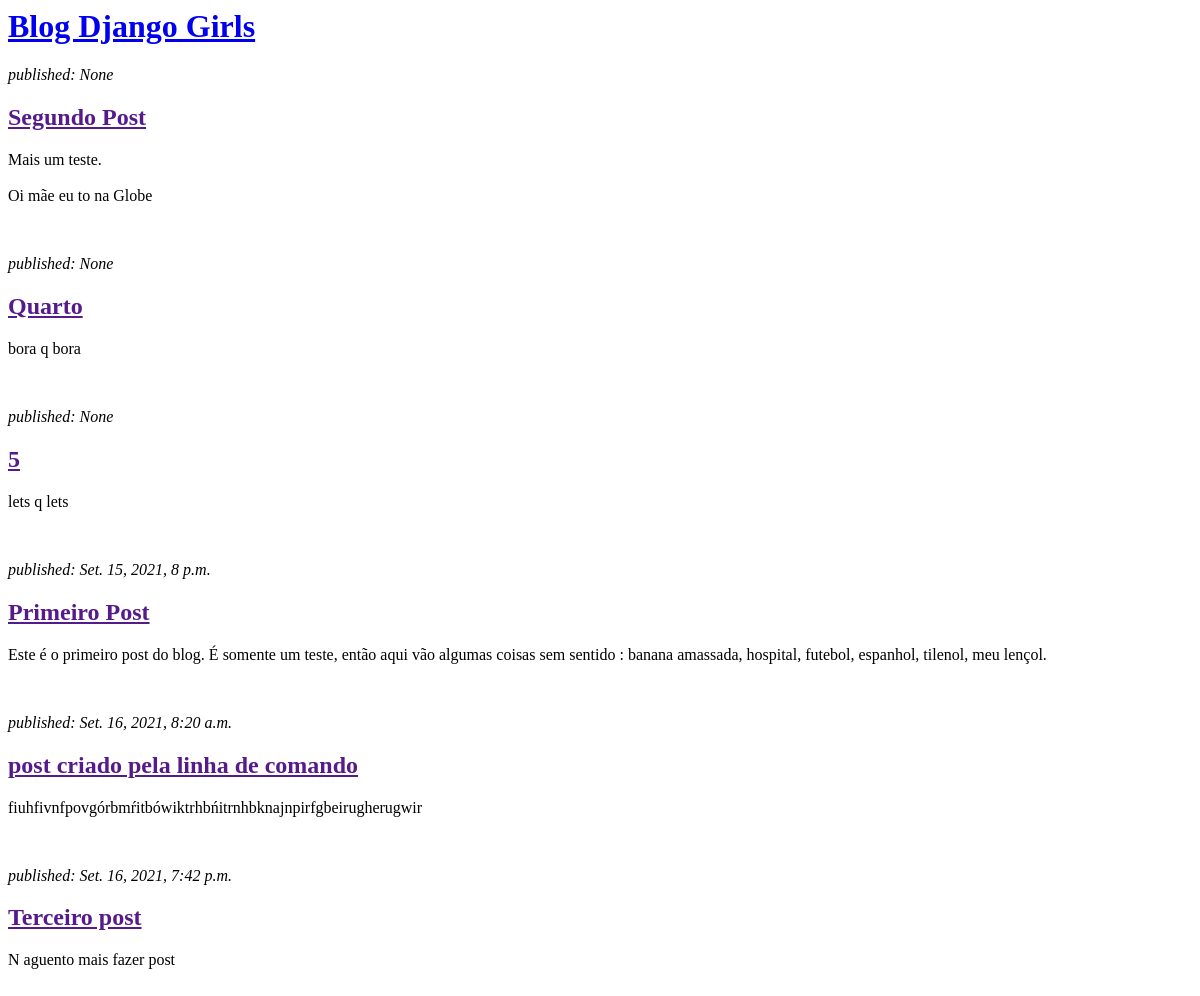
Before: / with the older database file.
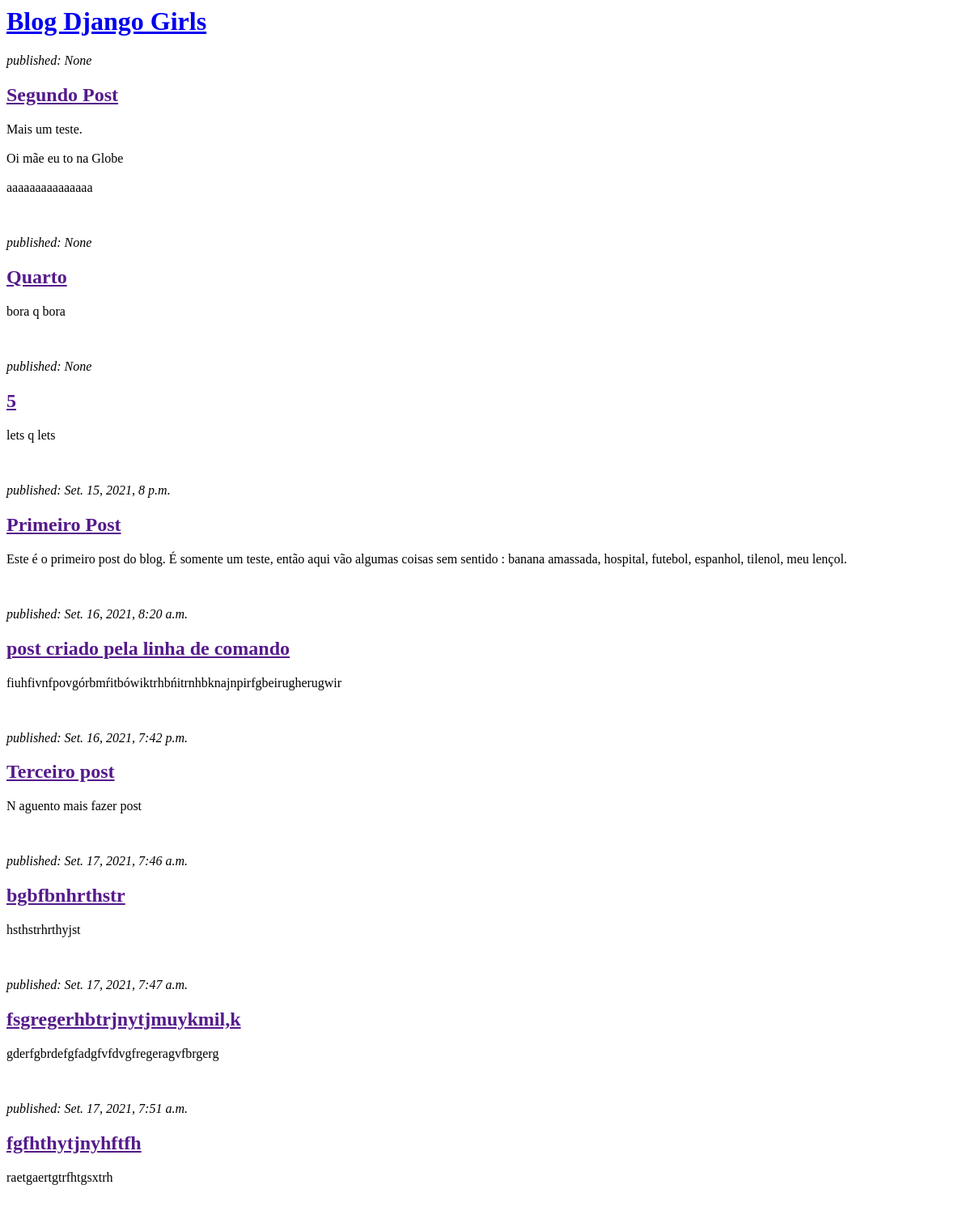
After: the same page with the newer database file.
### blog/models.py (models this page shows, shortened)
class Post(models.Model):
    autor = models.ForeignKey(settings.AUTH_USER_MODEL, on_delete=models.CASCADE)
    titulo = models.CharField(max_length = 200)
    texto = models.TextField()
    data_criacao = models.DateTimeField(default = timezone.now)
    data_publicacao = models.DateTimeField(blank = True, null = True)

### blog/views.py (the view)
# urls.py: path('', views.post_list, name = 'post_list'),
def post_list(request):
    posts = Post.objects.order_by('data_publicacao')
    return render(request,'blog/post_list.html', {'posts':posts})

### blog/templates/blog/post_list.html (shortened to what this page needs)
<html>
    <head>
    </head>
    <body>
        <div>
            <h1><a href="/">Blog Django Girls</a></h1>
        </div>
        {% for post in posts %}
            <div>
                <p><em>published: {{ post.data_publicacao }}</em></p>
                <h2><a href="">{{ post.titulo }}</a></h2>
                <p>{{ post.texto|linebreaksbr }}</p><br>
            </div>
        {% endfor %}
    </body>
</html>

Changed rows visible on the page:
changed Post "Segundo Post": texto "Mais um teste. Oi mãe eu to na Globe" → "Mais um teste. Oi mãe eu to na Globe aaaaaaaaaaaaaaa"
added Post: data_publicacao "Set. 17, 2021, 7:46 a.m.", titulo "bgbfbnhrthstr", texto "hsthstrhrthyjst"
added Post: data_publicacao "Set. 17, 2021, 7:47 a.m.", titulo "fsgregerhbtrjnytjmuykmil,k", texto "gderfgbrdefgfadgfvfdvgfregeragvfbrgerg"
added Post: data_publicacao "Set. 17, 2021, 7:51 a.m.", titulo "fgfhthytjnyhftfh", texto "raetgaertgtrfhtgsxtrh"
